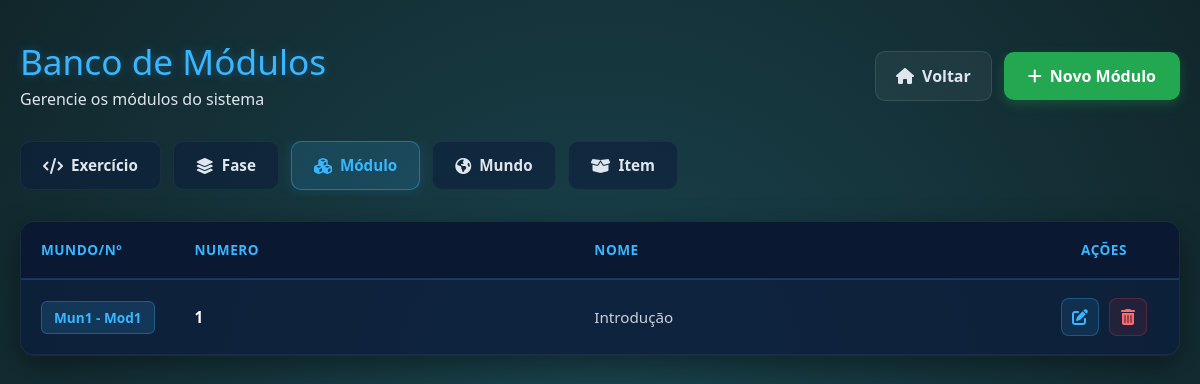
/listarModulos, run on an earlier commit of the app's database.
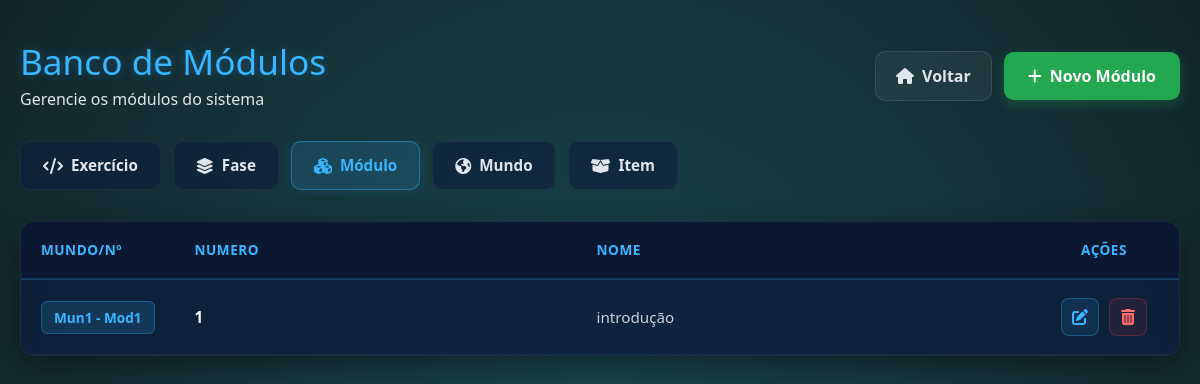
And on a later commit of the database.
### models/ModuloModel.py (models this page shows, shortened)
class ModuloModel(bd.Model):
    __tablename__ = 'Modulo'
    idModulo = bd.Column(bd.Integer, primary_key=True, autoincrement=True)
    numero = bd.Column(bd.Integer, nullable=False)
    nome = bd.Column(bd.String(25), nullable=False, unique=True)
    idMundo = bd.Column(bd.Integer, bd.ForeignKey('Mundo.idMundo'))
    fase = bd.relationship('FaseModel', backref='modulo', lazy=True)

### views_mundo.py (the view)
@app.route('/listarModulos')
def listarModulos():
    oModuloController = ModuloController()
    return oModuloController.listarModulos()

### app.py (called while the page is built)
@event.listens_for(Engine, "connect")
def set_sqlite_pragma(dbapi_connection, connection_record):
    cursor = dbapi_connection.cursor()
    cursor.execute("PRAGMA foreign_keys=ON")
    cursor.close()

### controllers/ModuloController.py (called while the page is built)
    def listarModulos(self):
        oModuloService = ModuloService()
        return oModuloService.listarModulos()

### dao/ModuloDao.py (called while the page is built)
    def carregarModulos(self):
        return ModuloModel.query.all()

### service/ModuloService.py (called while the page is built)
    def listarModulos(self):
        from dao.ModuloDao import ModuloDao
        oModuloDao = ModuloDao()
        oModuloView = ModuloView()
        lista = oModuloDao.carregarModulos()
        return oModuloView.listarModulos(lista)

### views/ModuloView.py (called while the page is built)
    def listarModulos(self, listaModulos):
        return render_template('listarModulos.html', listaModulos=listaModulos)

### templates/listarModulos.html (shortened to what this page needs)
{% extends "template.html" %}
{% block cabecalho %}
    <link rel="stylesheet" href="{{ url_for('static', filename='styles/listarExercicios.css') }}"/>
    <link rel="stylesheet" href="https://cdnjs.cloudflare.com/ajax/libs/font-awesome/6.4.0/css/all.min.css">
{% endblock %}
{% block corpo %}
<div class="crud-container">
    <div class="crud-header">
        <div>
            <h1 class="crud-titulo">Banco de Módulos </h1>
            <p class="crud-subtitulo">Gerencie os módulos do sistema</p>
        </div>
        <div class="header-acoes">
            <a href="{{ url_for('index') }}" class="btn-voltar">
                <i class="fa-solid fa-house"></i> Voltar
            </a>
            <a href="{{ url_for('cadastrarModulo') }}" class="btn-novo-exercicio">
                <i class="fa-solid fa-plus"></i> Novo Módulo
            </a>
        </div>
    </div>
    <div class="crud-nav-tabs">
        <a href="{{ url_for('listarExercicios') }}" class="tab-item ">
            <i class="fa-solid fa-code"></i> Exercício
        </a>
        <a href="{{ url_for('listarFases') }}" class="tab-item ">
            <i class="fa-solid fa-layer-group"></i> Fase
        </a>
        <a href="{{ url_for('listarModulos') }}" class="tab-item active">
            <i class="fa-solid fa-cubes"></i> Módulo
        </a>
        <a href="{{ url_for('listarMundos') }}" class="tab-item">
            <i class="fa-solid fa-earth-americas"></i> Mundo
        </a>
        <a href="{{ url_for('listarItens') }}" class="tab-item">
            <i class="fa-solid fa-box-open"></i> Item
        </a>
    </div>
    <div class="tabela-responsiva">
        <table class="tabela-exercicios">
            <thead>
                <tr>
                    <th style="width: 80px;">Mundo/Nº</th>
                    <th>Numero</th>
                    <th>Nome</th>
                    <th style="width: 150px; text-align: center;">Ações</th>
                </tr>
            </thead>
            <tbody>
                {% for modulo in listaModulos %}
                <tr>
                    <td data-label="Mundo/Nº">
                        <span class="badge-fase">Mun{{ modulo.idMundo }} - Mod{{ modulo.idModulo }}</span>
                    </td>
                    <td data-label="numero" class="col-titulo">
                        <strong>{{ modulo.numero }}</strong>
                    </td>
                    <td data-label="nome" class="col-enunciado">
                        {{ modulo.nome }}
                    </td>
                    <td data-label="Ações" style="text-align: center;">
                        <div class="grupo-acoes">
                            <a href="{{ url_for('editarModulo', idModulo=modulo.idModulo) }}" class="btn-acao btn-alterar" title="Alterar Módulo">
                                <i class="fa-solid fa-pen-to-square"></i>
                            </a>
                            <a href="{{ url_for('deletarModulo', idModulo=modulo.idModulo) }}" class="btn-acao btn-apagar" title="Apagar Módulo" onclick="return confirm('Tem certeza que deseja apagar o módulo: {{ modulo.nome }}?')">
                                <i class="fa-solid fa-trash-can"></i>
                            </a>
                        </div>
                    </td>
                </tr>
                {% endfor %}
            </tbody>
        </table>
    </div>
</div>
{% endblock %}

What changed in the data, as far as the page shows it:
changed ModuloModel id 1: nome "Introdução" → "introdução"
